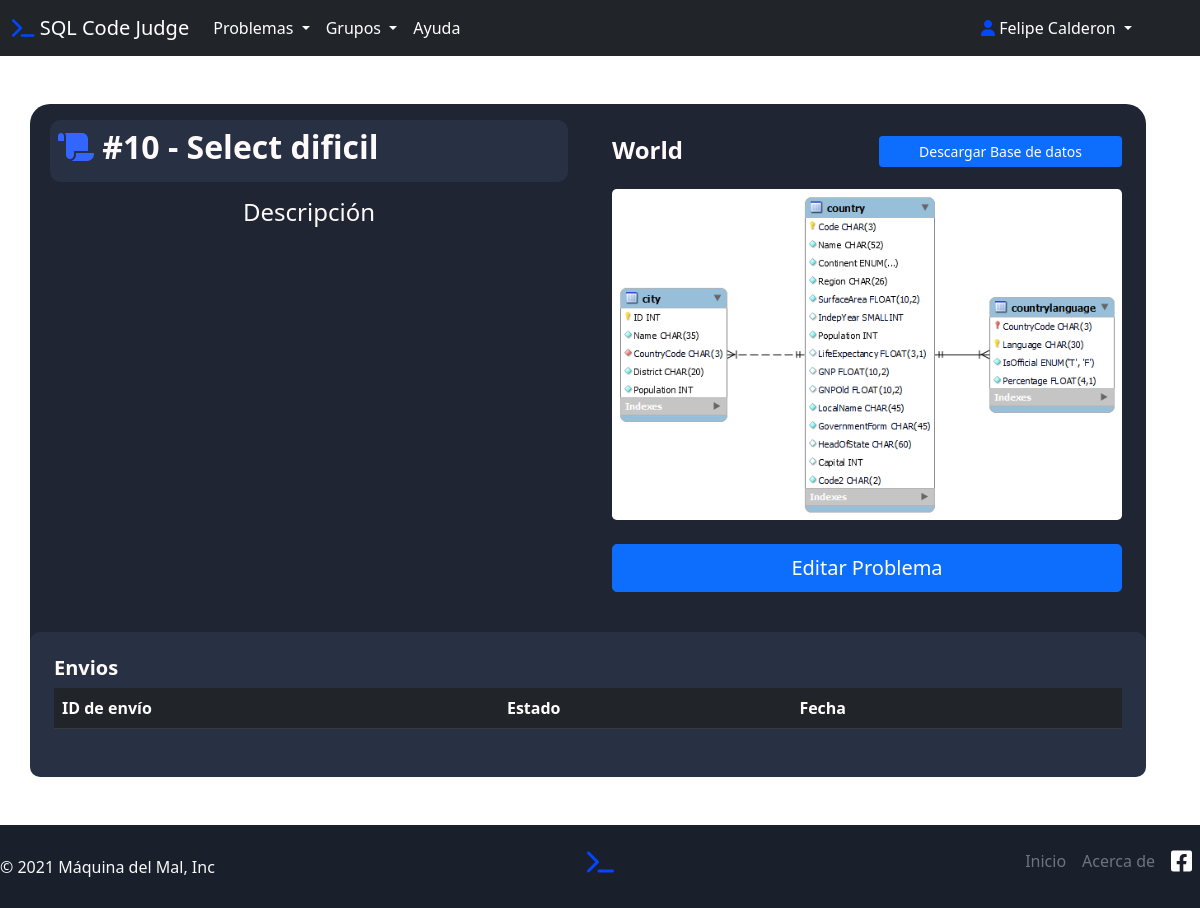
Screenshot of /php/Problema.php?id=10 (signed in) with the database file from the repository.
### tables this page shows
CREATE TABLE `problema` (
  `idPROBLEMA` int(11) NOT NULL,
  `Titulo` varchar(45) NOT NULL,
  `Descripcion` longtext NOT NULL,
  `DOCENTE_idUsuario` int(11) NOT NULL,
  `Solucion` longtext NOT NULL,
  `CATEGORIA_idCATEGORIA` int(11) NOT NULL,
  `dificultad` enum('Basico','Intermedio','Avanzado') NOT NULL,
  `NombreBaseDatos` enum('World','Sakila','Nwind') NOT NULL
);

### data/problemaDAO.php (called while the page is built, shortened)
<?php
    class problemaDao{
        private $mysqli;
        public function __construct($conexion)
        {
            $this->mysqli = $conexion;
        }
        public function obtenerProblemaPorID($id){
            $sql = "SELECT idProblema,Titulo,descripcion,NombreBaseDatos FROM problema where idProblema=$id;";
            $consulta = mysqli_query($this->mysqli,$sql);
            $row = mysqli_fetch_array($consulta);
            $problema = new Problem();
            $problema->idProblema=$row[0];
            $problema->Titulo=$row[1];
            $problema->Descripcion=$row[2];
            $problema->nombreBaseDatos=$row[3];
            return $problema;
        }
    }
?>

### php/Problema.php (the view, shortened to what this page needs)
<?php
include_once("../data/problemaDAO.php");
$id = $_GET["id"];
$conexion = conectar();
$operaciones = new problemaDAO($conexion);
$problema = $operaciones->obtenerProblemaPorID($id);
?>
<!DOCTYPE html>
<html lang="es">
<head>
    <link rel="stylesheet" href="../css/style-problems.css">
    <link rel="stylesheet" href="../css/style-main.css">
    <link href="https://cdn.jsdelivr.net/npm/bootstrap@5.1.1/dist/css/bootstrap.min.css" rel="stylesheet">
</head>
<body>
    <header>
        <nav class="navbar navbar-expand-lg navbar-dark bg-dark">
            <div class="container-fluid">
                <a class="navbar-brand" href="../index.php" id="logo">
                    <i class="fas fa-terminal" style="color: #0247fe;"></i> SQL Code Judge</a>
                <div class="collapse navbar-collapse" id="navbarSupportedContent">
                    <ul class="navbar-nav me-auto mb-2 mb-lg-0">
                        <li class="nav-item dropdown">
                            <a class="nav-link dropdown-toggle" href="#" id="navbarDropdown" role="button" data-bs-toggle="dropdown" aria-expanded="false">
                                Problemas
                            </a>
                        </li>
                        <?php
                        if (isset($_SESSION['tipo'])) {
                            $usuario = $_SESSION['tipo'];
                            if ($usuario != "alumno") {
                        ?>
                                <li class="nav-item dropdown">
                                    <a class="nav-link dropdown-toggle" id="navbarDropdown" role="button" href="#" data-bs-toggle="dropdown" aria-expanded="false">
                                        Grupos
                                    </a>
                                </li>
                        <?php
                            }
                        }
                        ?>
                        <li class="nav-item">
                            <a class="nav-link active" aria-current="page" href="#">Ayuda</a>
                        </li>
                    </ul>
                    <ul class="navbar-nav  mb-2 mb-lg-0">
                        <li class="nav-item dropdown mx-5">
                            <a class="nav-link dropdown-toggle" href="#" id="navbarDropdown" role="button" data-bs-toggle="dropdown" aria-expanded="false">
                                <i class="fas fa-user" style="color: #0247fe;"></i> <?php echo $_SESSION['nombres'] . " " . $_SESSION['apellidos'] ?>
                            </a>
                        </li>
                    </ul>
                </div>
            </div>
        </nav>
    </header>
    <div class="container mt-5 rounded">
        <div class="dark-container row align-items-start">
            <div class="col-6">
                <div class="dark-div mt-3 mx-2 py-2 px-2">
                    <h2>
                        <strong>
                            <?php
                            echo "<i class='fas fa-scroll' style='color: #3366FF;'></i>  #" . $problema->idProblema . " - " . $problema->Titulo;
                            ?>
                        </strong>
                    </h2>
                </div>
                <div class="card-body">
                    <h4 class="text-center">Descripción</h4>
                </div>
            </div>
            <div class="col-6 card-body">
                <div class="my-3 mx-2 ">
                    <div class="row">
                        <div class="col-6">
                            <h4>
                                <strong>
                                    <?php
                                    echo $problema->nombreBaseDatos;
                                    ?>
                                </strong>
                            </h4>
                        </div>
                        <div class="col-6">
                            <a href="
                                <?php
                                if ($problema->nombreBaseDatos == "Nwind") {
                                    echo "https://drive.google.com/file/d/19b2PN6cxEZ1Bk7mKG2YIK4ftCKj4GtGb/view?usp=sharing";
                                } elseif ($problema->nombreBaseDatos == "World") {
                                    echo "https://drive.google.com/file/d/1xlqdrsxdCfWRrxzcuuPqf4zkZbKW26GC/view?usp=sharing";
                                } elseif ($problema->nombreBaseDatos == "Sakila") {
                                    echo "https://drive.google.com/file/d/1Ue25PY9QvD8meCA8kxOaSB3PQF7oFMGx/view?usp=sharing";
                                }
                                ?>
                                " class="btn btn-primary btn-sm w-100">Descargar Base de datos</a>
                        </div>
                    </div>
                    <div class="col-12">
                        <img src="<?php
                                    echo '../img/' . $problema->nombreBaseDatos . '.png';
                                    ?>" alt="" class="rounded-3 mx-auto d-block mb-4 mt-3" style="width: -webkit-fill-available;">
                    </div>
                    <?php
                    if ($_SESSION['tipo'] == "alumno") {
                    ?>
                        <div class="col-12 mb-4">
                            <div>
                                <h5>
                                    <strong>
                                        Escribe tu solución
                                    </strong>
                                </h5>
                            </div>
                            <div class="col-12 justify-content-center">
                                <form action="EnviarProblema.php" class="d-grid gap-2" Method="post">
                                    <textarea class="form-control" name="solucion" id="" rows="15" required></textarea>
                                    <div class="invalid-feedback">
                                        Por favor añada la consulta de solución.
                                    </div>
                                    <button type="submit" class="btn btn-primary btn-lg" name="idProblema" value="<?php echo $problema->idProblema; ?>">Enviar solución</button>
                                </form>
                            </div>
                        </div>
                    <?php
                    } else {
                    ?>
                        <div class="col-12 mb-4">
                            <div class="col-12 justify-content-center">
                                <form action="../EditarProblema.php" class="d-grid gap-2" method="post">
                                    <button type="submit" class="btn btn-primary btn-lg" name="" value="<?php echo $problema->idProblema; ?>">Editar Problema</button>
                                </form>
                            </div>
                        </div>
                    <?php
                    }
                    ?>
                </div>
            </div>
            <div class="dark-div col-12 p-4">
                <div>
                    <h5>
                        <strong>
                            Envios
                        </strong>
                    </h5>
                </div>
                <table class="table table-dark mb-4">
                    <thead>
                        <tr>
                            <th scope="col">ID de envío</th>
                            <th scope="col">Estado</th>
                            <th scope="col">Fecha</th>
                            <th scope="col"></th>
                        </tr>
                    </thead>
                </table>
            </div>
        </div>
    </div>
</body>
<footer class="footer-color d-flex flex-wrap justify-content-between align-items-center py-3 mt-5">
        <p class="col-md-4 mb-0 text-light">&copy; 2021 Máquina del Mal, Inc</p>
        <a href="../index.php" class="col-md-4 d-flex align-items-center justify-content-center mb-3 mb-md-0 me-md-auto link-dark text-decoration-none">
            <h4><i class="fas fa-terminal" style="color: #0247fe;"></i></h4>
        </a>
        <ul class="nav col-md-4 justify-content-end">
            <li class="nav-item"><a href="../index.php" class="nav-link px-2 text-muted">Inicio</a></li>
            <li class="nav-item"><a href="http://www.itsur.edu.mx/ing_sistemas.php" class="nav-link px-2 text-muted">Acerca de</a></li>
            <li class="nav-item">
                <a href="https://www.facebook.com/ITSURGTO" class="nav-link px-2 text-muted">
                    <i class="h4 fab fa-facebook-square" style="color: rgb(255, 255, 255);"></i></a>
            </li>
        </ul>
</footer>
</html>

### css/style-problems.css (style rules this page uses)
.dark-container { background-color: #1f2533 !important; }
.footer-color { background-color: #1a1f2c; }
.dark-div { background-color: #283044; border-radius: 10px; }
#navbarDropdown { color: white; }

### css/style-main.css (style rules this page uses)
body { height: 100%; background-image: url("../img/4882065.svg"); background-size: cover; background-size: 150%; background-repeat: no-repeat; background-position: center center; background-attachment: fixed; color: snow !important; }
.dark-container { background-color: #1f2533 !important; width: 100% !important; height: 100% !important; border-radius: 20px !important; }
.dark-div { background-color: #283044 !important; border-radius: 10px !important; }
#navbarDropdown { color: white; }
.footer-color { background-color: #1a1f2c; }

### rows the page displays
problema: idPROBLEMA "10", Titulo "Select dificil", NombreBaseDatos "World", NombreBaseDatos (picture)

### other values shown
$_SESSION['nombres'] "Felipe"
$_SESSION['apellidos'] "Calderon"
